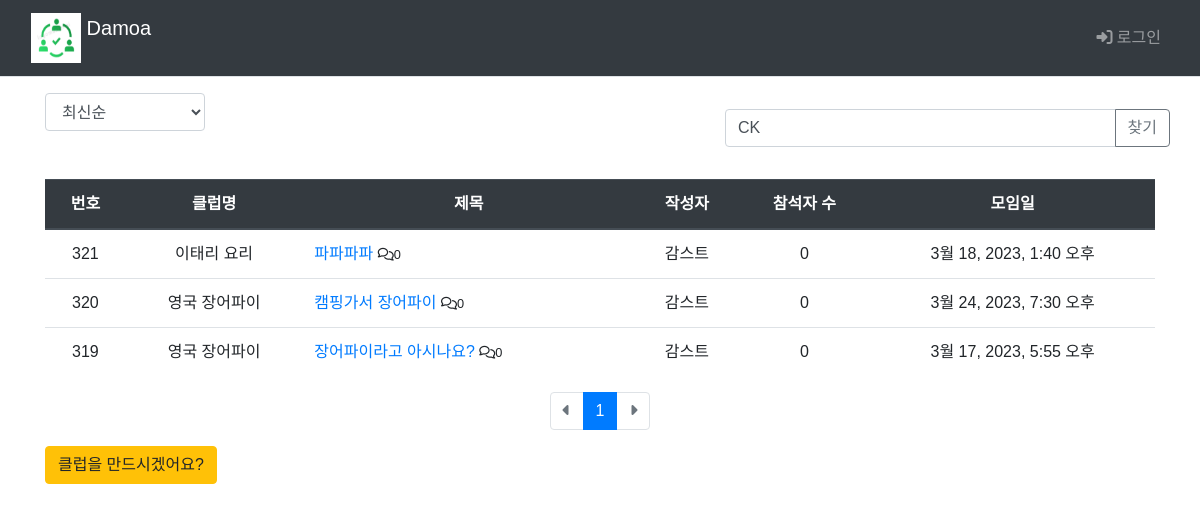
Screenshot of /main/board_list/?kw=CK with the database file from the repository.
### main/models.py (models this page shows, shortened)
class Board(models.Model):
    club = models.ForeignKey(Club, on_delete=models.CASCADE)
    author = models.ForeignKey(settings.AUTH_USER_MODEL, on_delete=models.CASCADE, default=1, null=True, related_name='author_board')
    subject = models.CharField('제목', max_length = 200,
                               help_text='게시글의 제목을 한 줄로 작성하세요.')
    content = models.TextField('내용', help_text='내용을 상세히 작성하세요.')
    create_date = models.DateTimeField('생성일')
    modify_date = models.DateTimeField(null=True, blank=True)
    voter=models.ManyToManyField(settings.AUTH_USER_MODEL, related_name='voter_board')
    event_date = models.DateTimeField('모임일',null=True, blank=True)

class Club(models.Model):
    class category(models.TextChoices):
        from django.utils.translation import gettext_lazy as _
        COOK = 'CK', _('Cook')
        CULTURE = 'CT', _('Culture')
        GAME = 'GA', _('Game')
        LANGUAGE = 'LA', _('Language')
        MUSIC = 'MU', _('Music')
        OUTDOOR = 'OD', _('Outdoor')
        SPORTS = 'SP', _('Sports')
    category = models.CharField(
        max_length=10,
        choices = category.choices,
        null=True
    )
    name=models.TextField('클럽이름')
    author = models.ForeignKey(settings.AUTH_USER_MODEL, on_delete=models.CASCADE, default=1, null=True, related_name='author_club')
    def __str__(self):
        return self.name

### common/models.py (models this page shows)
class CustomUser(AbstractBaseUser, PermissionsMixin) :
    username = models.CharField(max_length = 15, unique=True)
    email = models.EmailField(blank=True, unique=True, default='')
    name = models.CharField(max_length=15)
    age = models.IntegerField()
    ad = models.CharField(max_length=50)
    is_active = models.BooleanField(default=True)
    is_superuser = models.BooleanField(default=True)
    is_staff = models.BooleanField(default=True)
    date_joined = models.DateTimeField(default=timezone.now)
    last_login = models.DateTimeField(blank=True, null=True)
    objects = CustomUserManager()
    USERNAME_FIELD = 'username'
    REQUIRED_FIELDS = ['email', 'name', 'age', 'ad']
    class Meta :
        ordering = ['-date_joined']
        verbose_name = 'User'
        verbose_name_plural = 'User'

### main/views.py (the view)
# urls.py: path('main/board_list/', views.board_list, name='board_list'),
def board_list(request):
    page = request.GET.get('page', '1')  # 페이지
    kw = request.GET.get('kw', '')  # 검색어
    so = request.GET.get('so', 'recent') # 정렬 기준 / default 최신순
    if so == 'recent':
        board_list = Board.objects.order_by('-create_date')
    elif so == 'late':
        board_list = Board.objects.order_by('create_date')
    elif so == 'recommend':
        board_list = Board.objects.annotate(
            num_voter = Count('voter')).order_by('-num_voter', '-create_date')
    elif so == 'popular':
        board_list = Board.objects.annotate(
            num_reply = Count('reply')).order_by('-num_reply', '-create_date')
    else : # 위 경우 제외 board_id 역순정렬
        board_list = Board.objects.order_by('-id')
    if kw:
        kw = kw.replace('년','')
        kw = kw.replace('월','')
        kw = kw.replace('일','')
        board_list = board_list.filter(
            Q(subject__icontains=kw) |  # 제목 검색
            Q(content__icontains=kw) |  # 내용 검색
            Q(author__name__icontains=kw) |  # 작성자 검색
            Q(club__name__icontains=kw) |    # 클럽 이름 검색
            Q(club__category__icontains=kw) |  # 클럽 카테고리 검색
            Q(event_date__icontains=kw)      # 모임일 검색
        ).distinct()
    paginator = Paginator(board_list, 10)  # 페이지당 10개
    page_obj = paginator.get_page(page)
    context = {'board_list':page_obj, 'page':page, 'kw':kw, 'so':so}
    return render(request, 'main/board_list.html', context)

### templates/main/board_list.html (shortened to what this page needs)
{% extends 'base.html' %}
{% load static %}
{% load main_filter %}
{% block content %}
  <div class="container my-3">
    <div class="row justify-content-between my-3">
      <div class="col-2">
        <select class="form-control so">
          <option value="recent" {% if so == 'recent' %} selected{% endif %}>
            최신순
          </option>
        </select>
      </div>
      <div class="row col-5 my-3">
          <div class="input-group">
            <input type="text" id="search_kw" class="form-control kw" value="{{ kw|default_if_none:'' }}">
            <div class="input-group-append">
              <button class="btn btn-outline-secondary" type="button" id="btn_search">찾기</button>
            </div>
          </div>
      </div>
  </div>
    <table class="table">
      <thead>
        <tr class="text-center thead-dark">
          <th>번호</th>
          <th>클럽명</th>
          <th style="width:30%">제목</th>
          <th>작성자</th>
          <th>참석자 수</th>
          <th>모임일</th>
        </tr>
      </thead>
      <tbody>
        {% if board_list %}
          {% for board in board_list %}
            <tr class="text-center">
              <td>{{board.id}}</td>
              <td>{{ board.club }}</td>
              <td class="text-left">
                <a href="{%url 'main:detail' board.id%}">{{board.subject}}</a>  <small><i class="fa-regular fa-comments"></i>{{board.reply_set.count}}</small>
              </td>
              <td>{{board.author.name}}</td>
              <td>{{board.voter.count}}</td>
              <td>{{board.event_date}}</td>
            </tr>
          {% endfor %}
        {% else %}
          게시글이 없습니다.
        {% endif %}
      </tbody>
    </table>
    <ul class="pagination justify-content-center">
      {% if board_list.has_previous %}
        <li class="page-item">
          <a class="page-link" href="#" data-page="1">
            <i class="fa-solid fa-backward-fast"></i>
          </a>
        </li>
        <li class="page-item">
          <a class="page-link" href="#" data-page="{{ board_list.previous_page_number }}">
            <i class="fa-solid fa-caret-left"></i>
          </a>
        </li>
      {% else %}
        <li class="page-item disabled">
          <a class="page-link" tabindex="-1" aria-disabled="true" href="#">
            <i class="fa-solid fa-caret-left"></i>
          </a>
        </li>
      {% endif %}
      {% for page_number in board_list.paginator.page_range %}
        {% if page_number >= board_list.number|add:-3 and page_number <= board_list.number|add:3 %}
          {% if page_number == board_list.number %}
            <li class="page-item active" aria-current="page">
              <a class="page-link" data-page="{{ page_number }}">
                {{ page_number }}
              </a>
            </li>
          {% else %}
            <li class="" page-item="page-item">
              <a class="page-link" data-page="{{ page_number }}">
                {{ page_number }}
              </a>
            </li>
          {% endif %}
        {% endif %}
      {% endfor %}
      {% if board_list.has_next %}
        <li class="page-item">
          <a class="page-link" href="#" data-page="{{ board_list.next_page_number }}">
            <i class="fa-solid fa-caret-right"></i>
          </a>
        </li>
        <li class="page-item">
          <a class="page-link" href="#" data-page="{{ board_list.paginator.num_pages }}">
            <i class="fa-solid fa-forward-fast"></i>
          </a>
        </li>
      {% else %}
        <li class="page-item disabled">
          <a class="page-link" tabindex="-1" aria-disabled="true" href="#">
            <i class="fa-solid fa-caret-right"></i>
          </a>
        </li>
      {% endif %}
    </ul>
    {% if user.author_club.all %}
    <a href="{%url 'main:board_create' %}" class="btn btn-warning">
      <i class="fa-solid fa-pen"></i>
      게시글 등록
    </a>
    {% else %}
      <a href="{%url 'main:club_create' %}" class="btn btn-warning">클럽을 만드시겠어요?</a>
    {% endif %}
  </div>
{% endblock %}

### static/style.css (style rules this page uses)
* { font-family: 'Noto Sans KR', sans-serif; }
.page-link { border: 0px; }

### rows the page displays
Board: id "321", club "이태리 요리", subject "파파파파", reply_set.count "0", author.name "감스트", voter.count "0", event_date "3월 18, 2023, 1:40 오후"
Board: id "320", club "영국 장어파이", subject "캠핑가서 장어파이", reply_set.count "0", author.name "감스트", voter.count "0", event_date "3월 24, 2023, 7:30 오후"
Board: id "319", club "영국 장어파이", subject "장어파이라고 아시나요?", reply_set.count "0", author.name "감스트", voter.count "0", event_date "3월 17, 2023, 5:55 오후"

### other values shown
{{ page_number }} "1"
